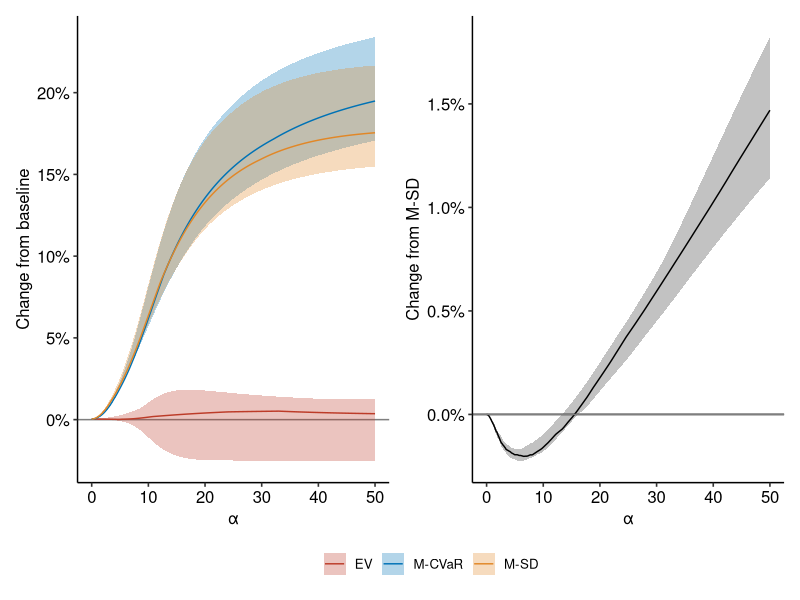
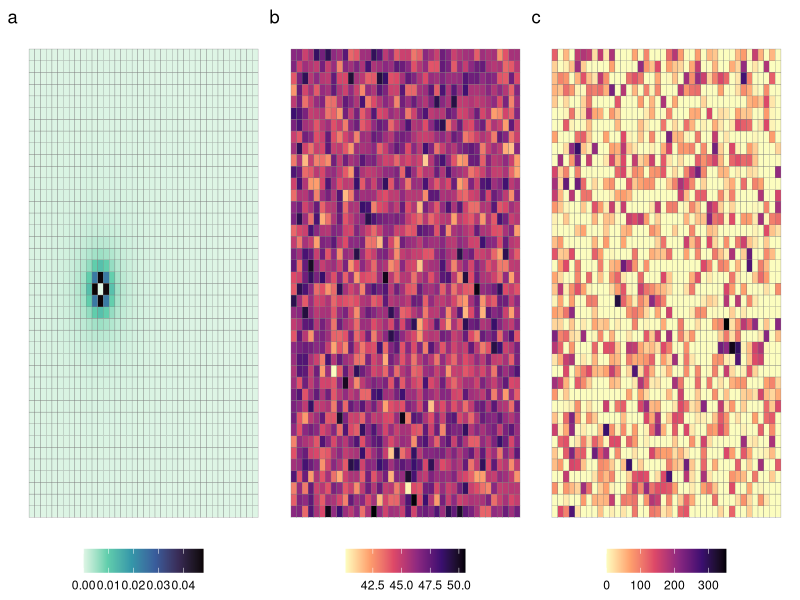

The R script that drew these images, in order:
library(tidyverse)
library(ggplot2)
library(patchwork)
library(ggsci)
library(ggpubr)

setwd("~/Documents/Github/lds-mc-julia/")

## Plot heatmaps
sp_weight <- read.csv("output/spatial_weights.csv")

p11 <- sp_weight %>%
  #pivot_longer(c(x3, x4, x5)) %>%
  ggplot(aes(x = x, y = y, fill = x3)) +
  geom_tile(color = 'gray50') +
  theme_void() +
  scale_fill_viridis_c(option = 'mako', direction = -1) +
  theme(legend.position = 'bottom', legend.title = element_blank())

p12 <- sp_weight %>%
  #pivot_longer(c(x3, x4, x5)) %>%
  ggplot(aes(x = x, y = y, fill = x4)) +
  geom_tile(color = 'gray50') +
  theme_void() +
  scale_fill_viridis_c(option = 'magma', direction = -1) +
  theme(legend.position = 'bottom', legend.title = element_blank())

p13 <- sp_weight %>%
  #pivot_longer(c(x3, x4, x5)) %>%
  ggplot(aes(x = x, y = y, fill = x5)) +
  geom_tile(color = 'gray50') +
  theme_void() +
  scale_fill_viridis_c(option = 'magma', direction = -1) +
  theme(legend.position = 'bottom', legend.title = element_blank())

ggsave("plots/spatial_weight_heatmap.png", p11 + p12 + p13 + plot_annotation(tag_levels = 'a'))

## Plot change in CE
ce_df <- read.csv("output/ce_df_baseline.csv")

plot11 <- ce_df |>
  select(-cvar_mstd) |>
  pivot_longer(c('ev', 'cvar', 'mstd'), names_to = 'name', values_to = 'value') |>
  mutate(name = factor(name, c('ev', 'cvar', 'mstd'), c("EV", "M-CVaR", "M-SD"))) |>
  pivot_wider(names_from = var, values_from = value) |>
  ggplot() +
  geom_hline(yintercept = 0, color = 'gray50') +
  geom_ribbon(aes(ymin = lb, ymax = ub, x = alpha, fill = name), alpha = 0.3) +
  geom_line(aes(x = alpha, y = median, color = name)) +
  scale_y_continuous("Change from baseline", labels = scales::percent) +
  scale_x_continuous("α") +
  ggsci::scale_color_nejm() +
  ggsci::scale_fill_nejm() +
  ggpubr::theme_pubr() +
  theme(legend.title = element_blank())

plot12 <- ce_df |>
  select(c(-ev, -cvar, -mstd)) |>
  rename(value = cvar_mstd) |>
  pivot_wider(names_from = var, values_from = value) |>
  ggplot() +
  geom_hline(yintercept = 0) +
  geom_ribbon(aes(ymin = lb, ymax = ub, x = alpha), alpha = 0.3) +
  geom_line(aes(x = alpha, y = median)) +
  geom_hline(yintercept = 0, color = 'gray50') +
  scale_y_continuous("Change from M-SD", labels = scales::percent) +
  scale_x_continuous("α") +
  ggpubr::theme_pubr()

plot11 + plot12 + plot_layout(guides = "collect") & theme(legend.position = 'bottom')
